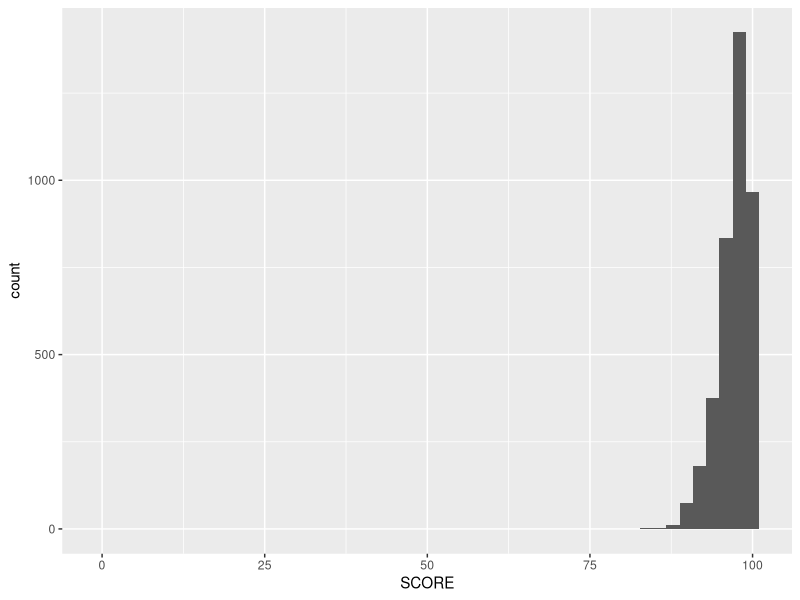
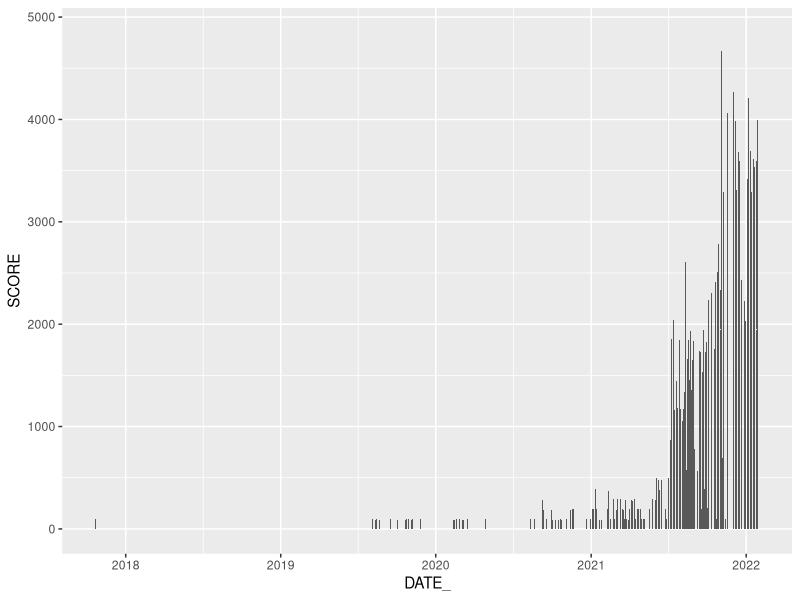

Generate these figures, in order, with R:
library(tidyverse)
library(lubridate)
data = read_csv("restaurant_inspections.csv")
#Histogram of all inspection scores
ggplot(data, aes(x=SCORE)) +
  geom_histogram(bins = 50) 

# Most of the scores are in the 90s but there is one outlier with a score of 0    
min(data$SCORE)
which(data$SCORE == 0)

# Plot of scores over time, showing that newer restaurants have higher scores
ggplot(data, aes(x=DATE_, y=SCORE)) +
  geom_col()
